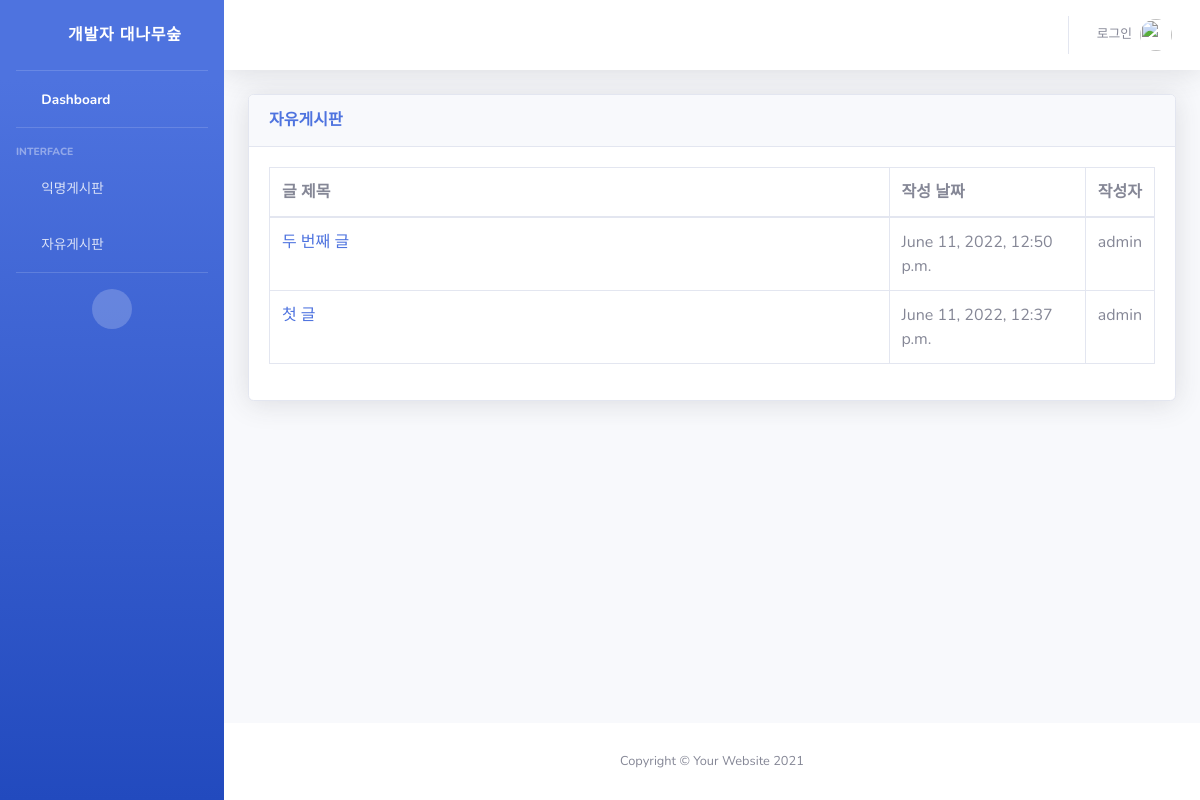
Screenshot of /freehome/ with the database file from the repository.
### snsapp/models.py (models this page shows, shortened)
class FreePost(models.Model):
    title = models.CharField(max_length=200)
    body = models.TextField()
    date = models.DateTimeField(auto_now_add=True)
    author = models.ForeignKey(User, on_delete=models.CASCADE)

### snsapp/views.py (the view)
# urls.py: path('freehome/', views.freehome, name='freehome'),
def freehome(request):
    freeposts = FreePost.objects.filter().order_by('-date')
    return render(request, 'free_index.html', {'freeposts':freeposts})

### snsapp/templates/free_index.html (shortened to what this page needs)
{% extends 'base.html' %}
{% block content %}
<div class="card shadow mb-4">
    <div class="card-header py-3">
        <h6 class="m-0 font-weight-bold text-primary">자유게시판</h6>
    </div>
    <div class="card-body">
        <div class="table-responsive">
            <table class="table table-bordered" id="dataTable" width="100%" cellspacing="0">
                <thead>
                    <tr>
                        <th width="70%">글 제목</th>
                        <th>작성 날짜</th>
                        <th>작성자</th>
                    </tr>
                </thead>
                <tbody>
                    {% for post in freeposts %}
                    <tr>
                        <td><a href="{% url 'freedetail' post.id %}">{{ post.title }}</a></td>
                        <td>{{ post.date }}</td>
                        <td>{{ post.author.username }}</td>
                    </tr>
                    {% endfor %}
                </tbody>
            </table>
        </div>
    </div>
</div>
{% endblock %}

### rows the page displays
FreePost: title "두 번째 글", date "June 11, 2022, 12:50 p.m.", author.username "admin"
FreePost: title "첫 글", date "June 11, 2022, 12:37 p.m.", author.username "admin"
